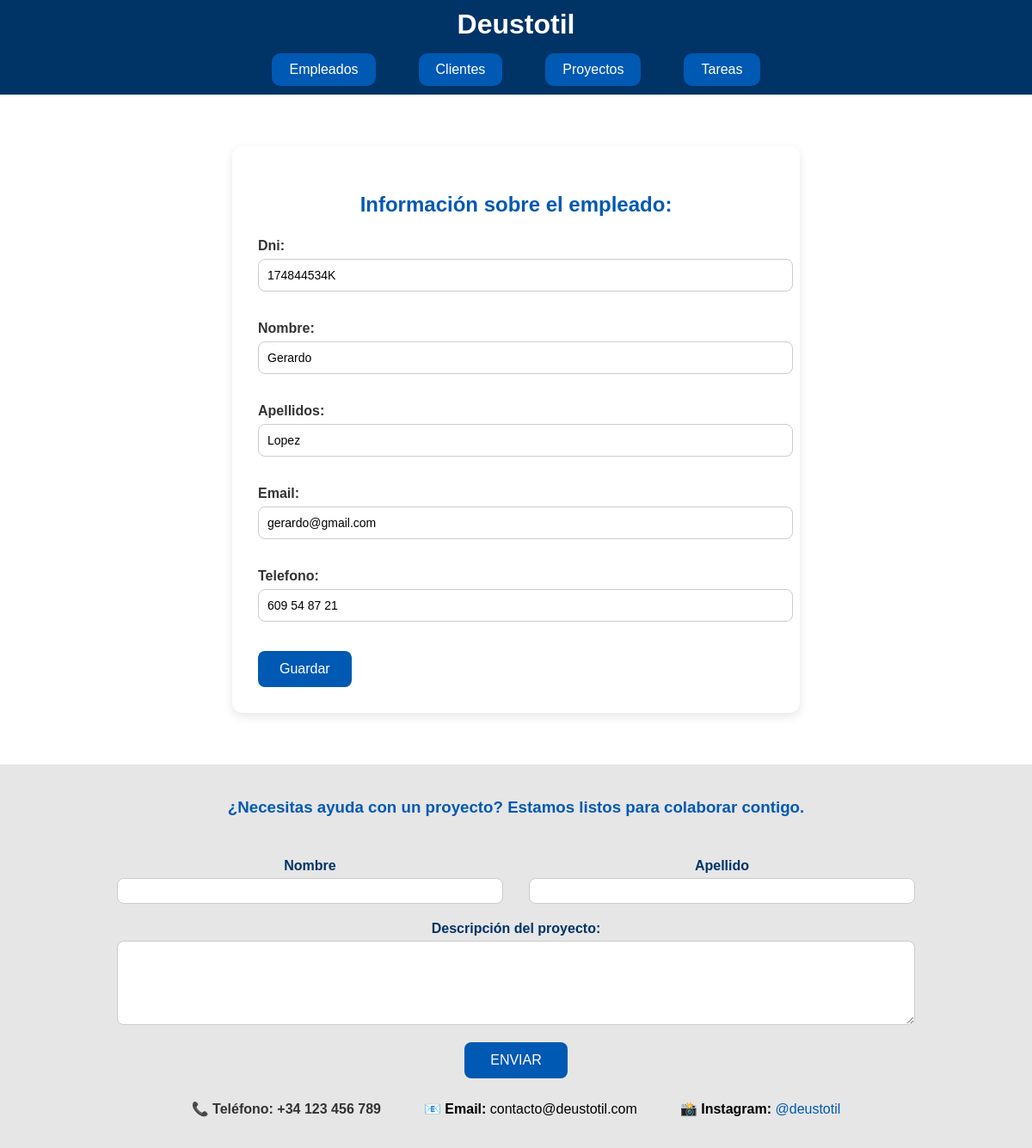
The app's page /deustotil/2/modificar_empleado (signed in) with its own data.
### appEmpresaDjango/models.py (models this page shows, shortened)
class Empleado(models.Model):
    dni = models.CharField(max_length=10, unique=True)
    nombre = models.CharField(max_length=100)
    apellidos = models.CharField(max_length=150)
    email = models.EmailField()
    telefono = models.CharField(max_length=20)

### appEmpresaDjango/views.py (the view)
# urls.py: path('<int:pk>/modificar_empleado', views.UpdateEmpleadoView.as_view(), name='modificar_empleado'),
class UpdateEmpleadoView(LoginRequiredMixin, UpdateView):
    model = Empleado
    form_class = EmpleadoFormulario
    template_name = 'empleado_formulario.html'
    success_url = reverse_lazy('lista_empleado')
    login_url = '/login/'

### appEmpresaDjango/forms.py
class EmpleadoFormulario(forms.ModelForm):
    class Meta:
        model = Empleado
        fields = '__all__'

### appEmpresaDjango/templates/empleado_formulario.html (shortened to what this page needs)
{% extends "base.html" %}
{% block content %}
<section id="contenido" class="formulario1">
    <h1>Información sobre el empleado:</h1>
    <form method="post">
        {{ form.as_p }}
        <input type="submit" value="Guardar">
    </form>
</section>
{% endblock %}

### appEmpresaDjango/static/css/estilo.css (style rules this page uses)
.cuerpo-principal { font-family: Arial, sans-serif; background-color: #f2f2f2; margin: 0; padding: 0; }
.formulario1 { max-width: 600px; margin: 40px auto; background-color: #ffffff; padding: 30px; border-radius: 12px; box-shadow: 0 4px 12px rgba(0, 0, 0, 0.1); font-family: Arial, sans-serif; }
.formulario1 h1 { text-align: center; margin-bottom: 25px; color: #0059b3; font-size: 24px; }
.formulario1 label { display: block; margin-bottom: 6px; font-weight: bold; color: #333; }
.formulario1 input[type="text"], .formulario1 input[type="email"], .formulario1 input[type="date"], .formulario1 select, .formulario1 textarea { width: 100%; padding: 10px; margin-bottom: 18px; border: 1px solid #ccc; border-radius: 8px; font-size: 14px; transition: border-color 0.2s; }
.formulario1 input[type="submit"] { background-color: #0059b3; color: white; padding: 12px 25px; border: none; border-radius: 8px; cursor: pointer; font-size: 16px; transition: background-color 0.3s; }

### records on screen
Empleado: dni "174844534K", nombre "Gerardo", apellidos "Lopez", email "gerardo@gmail.com", telefono "609 54 87 21"
